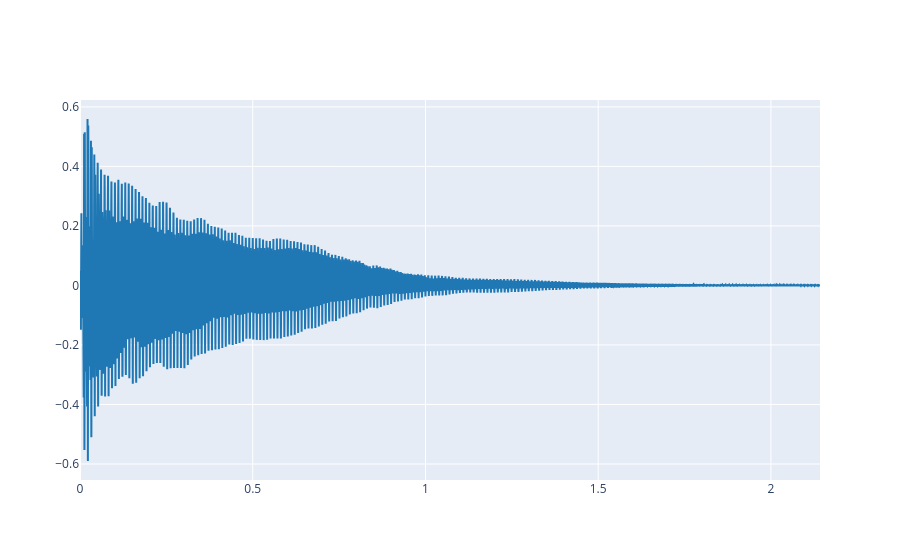

Source (notebook cell):
### Markdown cell above
Note that `load_audio` function returns two variables: the audio signal (as a one dimensional array of floating point numbers), and the sampling rate (as a integer number). Now we can plot the audio signal:

### Code cell
plot_signals(ref, fs)

### Figure 1 — Plotly figure (JSON) as saved in the notebook; plotly's stock layout.template omitted (floating-point values rounded to 4 significant figures; data arrays with more than 128 entries replaced by an {"elided": "..."} marker saying what was removed)
{"data": [{"line": {"color": "#1f77b4", "shape": "linear"}, "mode": "lines", "name": "audio signal 0", "type": "scatter", "x": {"elided": "94464 float values"}, "y": {"elided": "94464 float values"}}], "layout": {}}
